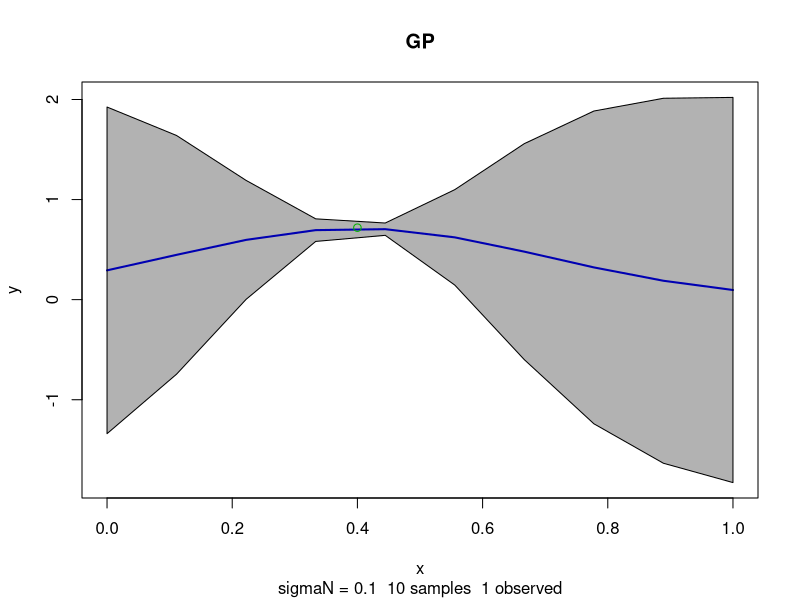
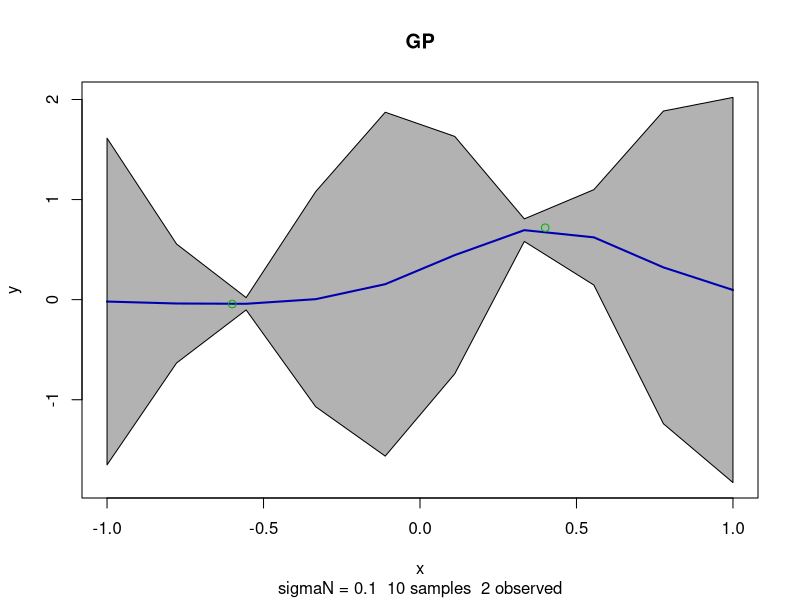
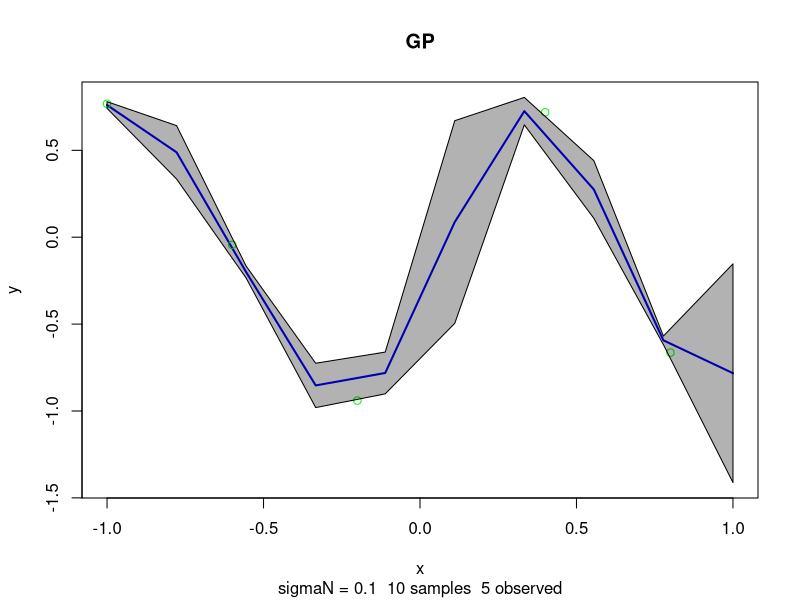
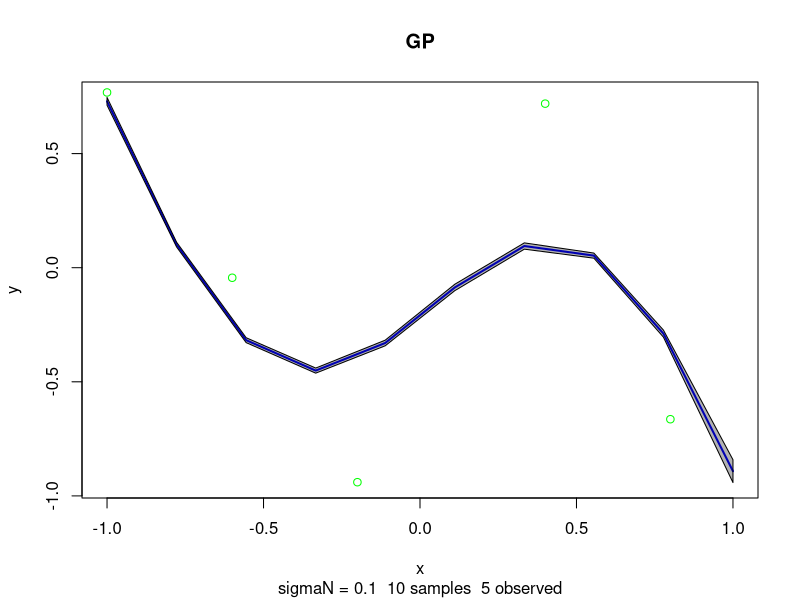

Write the R code that produced these figures, in order.

## Assignment 1

kernelMaker = function(sigmaF=1,l=0.3){
  
expKernel <- function(x1,x2){
  n1 <- length(x1)
  n2 <- length(x2)
  K <- matrix(NA,n1,n2)
  for (i in 1:n2){
    K[,i] <- sigmaF^2*exp(- 0.5*( (x1-x2[i])/l )^2 )
  }
  return(K)
}

return(expKernel)
}

posteriorGP = function (X, y, Xstar, sigmaNoise, k){
  kstar = k(X,Xstar)
  L = chol(k(X,X)+sigmaNoise^2*diag(length(X)))
  L = t(L)
  alpha = solve(t(L), solve(L,y))
  fMean = t(kstar) %*% alpha
  v = solve(L,kstar)
  fVar = k(Xstar, Xstar)-t(v)%*%v
  logMarginalLike = -0.5*t(y)%*%alpha-sum(sum(log(L)))-length(y)/2*log(2*pi)
  return (list(fmean=fMean, fvar=fVar, logLike=logMarginalLike))
}

plotGP = function(fmean, fvar, Xstar, X, y){
  upperConf = (fmean+diag(fvar)*1.96)[,1]
  lowerConf = (fmean-diag(fvar)*1.96)[,1]
  subheading = sprintf("sigmaN = %g  %i samples  %i observed", 
                       sigmaNoise, length(Xstar),length(X))
  plot(x=Xstar, y=fmean, col="blue", type="l", lwd=2,
       ylim=c(min(lowerConf),max(upperConf)), 
       sub=subheading, main="GP", ylab="y", xlab="x") +
      points(x=X, y=y, col="green")
  
  polygon(x = c(rev(Xstar), Xstar),
          y = c(rev(upperConf), lowerConf),
          col = rgb(0, 0, 0, 0.3))
  
}

par(mfrow=c(1,1))
#par(mfrow = c(2,2))

## Assignment 2
X = c(0.4)
y = c(0.719)
sigmaNoise = 0.1
Xstar = seq(0,1,length=10)

gpParam = posteriorGP(X, y, Xstar, sigmaNoise, kernelMaker())
plotGP(gpParam$fmean, gpParam$fvar, Xstar, X, y)


## Assignment 3
X = c(0.4, -0.6)
y = c(0.719, -0.044)
sigmaNoise = 0.1
Xstar = seq(-1,1,length=10)

gpParam = posteriorGP(X, y, Xstar, sigmaNoise, kernelMaker())
plotGP(gpParam$fmean, gpParam$fvar, Xstar, X, y)

## Assignment 4

X = c(-1.0, -0.6, -0.2, 0.4, 0.8)
y = c(0.768, -0.044, -0.940, 0.719, -0.664)
sigmaNoise = 0.1
Xstar = seq(-1,1,length=10)
gpParam = posteriorGP(X, y, Xstar, sigmaNoise, kernelMaker())
plotGP(gpParam$fmean, gpParam$fvar, Xstar, X, y)

## Assignment 5
gpParam = posteriorGP(X, y, Xstar, sigmaNoise, kernelMaker(sigmaF=1,l=1))
plotGP(gpParam$fmean, gpParam$fvar, Xstar, X, y)